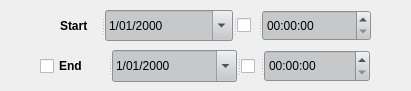
   <widget class="QFrame" name="temporalFrame">
    <property name="geometry">
     <rect>
      <x>390</x>
      <y>450</y>
      <width>411</width>
      <height>91</height>
     </rect>
    </property>
    <property name="frameShape">
     <enum>QFrame::NoFrame</enum>
    </property>
    <property name="frameShadow">
     <enum>QFrame::Raised</enum>
    </property>
    <widget class="QSplitter" name="splitter_2">
     <property name="geometry">
      <rect>
       <x>40</x>
       <y>50</y>
       <width>330</width>
       <height>32</height>
      </rect>
     </property>
     <property name="orientation">
      <enum>Qt::Horizontal</enum>
     </property>
     <property name="childrenCollapsible">
      <bool>false</bool>
     </property>
     <widget class="QCheckBox" name="endDateCheck">
      <property name="font">
       <font>
        <weight>75</weight>
        <bold>true</bold>
       </font>
      </property>
      <property name="text">
       <string>End</string>
      </property>
     </widget>
     <widget class="QDateEdit" name="endDate">
      <property name="palette">
       <palette>
        <active>
         <colorrole role="Button">
          <brush brushstyle="SolidPattern">
           <color alpha="255">
            <red>239</red>
            <green>240</green>
            <blue>241</blue>
           </color>
          </brush>
         </colorrole>
         <colorrole role="Light">
          <brush brushstyle="SolidPattern">
           <color alpha="255">
            <red>255</red>
            <green>255</green>
            <blue>255</blue>
           </color>
          </brush>
         </colorrole>
         <colorrole role="Midlight">
          <brush brushstyle="SolidPattern">
           <color alpha="255">
            <red>247</red>
            <green>247</green>
            <blue>248</blue>
           </color>
          </brush>
         </colorrole>
         <colorrole role="Mid">
          <brush brushstyle="SolidPattern">
           <color alpha="255">
            <red>199</red>
            <green>200</green>
            <blue>201</blue>
           </color>
          </brush>
         </colorrole>
         <colorrole role="BrightText">
          <brush brushstyle="SolidPattern">
           <color alpha="255">
            <red>255</red>
            <green>255</green>
            <blue>255</blue>
           </color>
          </brush>
         </colorrole>
         <colorrole role="Base">
          <brush brushstyle="SolidPattern">
           <color alpha="255">
            <red>252</red>
            <green>252</green>
            <blue>252</blue>
           </color>
          </brush>
         </colorrole>
         <colorrole role="Window">
          <brush brushstyle="SolidPattern">
           <color alpha="255">
            <red>239</red>
            <green>240</green>
            <blue>241</blue>
           </color>
          </brush>
         </colorrole>
         <colorrole role="HighlightedText">
          <brush brushstyle="SolidPattern">
           <color alpha="255">
            <red>239</red>
            <green>240</green>
            <blue>241</blue>
           </color>
          </brush>
         </colorrole>
         <colorrole role="AlternateBase">
          <brush brushstyle="SolidPattern">
           <color alpha="255">
            <red>239</red>
            <green>240</green>
            <blue>241</blue>
           </color>
          </brush>
         </colorrole>
         <colorrole role="NoRole">
          <brush brushstyle="SolidPattern">
           <color alpha="255">
            <red>0</red>
            <green>0</green>
            <blue>0</blue>
           </color>
          </brush>
         </colorrole>
        </active>
        <inactive>
         <colorrole role="Button">
          <brush brushstyle="SolidPattern">
           <color alpha="255">
            <red>199</red>
            <green>200</green>
            <blue>201</blue>
           </color>
          </brush>
         </colorrole>
         <colorrole role="Light">
          <brush brushstyle="SolidPattern">
           <color alpha="255">
            <red>199</red>
            <green>200</green>
            <blue>201</blue>
           </color>
          </brush>
         </colorrole>
         <colorrole role="Midlight">
          <brush brushstyle="SolidPattern">
           <color alpha="255">
            <red>199</red>
            <green>200</green>
            <blue>201</blue>
           </color>
          </brush>
         </colorrole>
         <colorrole role="Mid">
          <brush brushstyle="SolidPattern">
           <color alpha="255">
            <red>199</red>
            <green>200</green>
            <blue>201</blue>
           </color>
          </brush>
         </colorrole>
         <colorrole role="BrightText">
          <brush brushstyle="SolidPattern">
           <color alpha="255">
            <red>199</red>
            <green>200</green>
            <blue>201</blue>
           </color>
          </brush>
         </colorrole>
         <colorrole role="Base">
          <brush brushstyle="SolidPattern">
           <color alpha="255">
            <red>199</red>
            <green>200</green>
            <blue>201</blue>
           </color>
          </brush>
         </colorrole>
         <colorrole role="Window">
          <brush brushstyle="SolidPattern">
           <color alpha="255">
            <red>199</red>
            <green>200</green>
            <blue>201</blue>
           </color>
          </brush>
         </colorrole>
         <colorrole role="HighlightedText">
          <brush brushstyle="SolidPattern">
           <color alpha="255">
            <red>199</red>
            <green>200</green>
            <blue>201</blue>
           </color>
          </brush>
         </colorrole>
         <colorrole role="AlternateBase">
          <brush brushstyle="SolidPattern">
           <color alpha="255">
            <red>199</red>
            <green>200</green>
            <blue>201</blue>
           </color>
          </brush>
         </colorrole>
         <colorrole role="NoRole">
          <brush brushstyle="SolidPattern">
           <color alpha="255">
            <red>199</red>
            <green>200</green>
            <blue>201</blue>
           </color>
          </brush>
         </colorrole>
        </inactive>
        <disabled>
         <colorrole role="Button">
          <brush brushstyle="SolidPattern">
           <color alpha="255">
            <red>199</red>
            <green>200</green>
            <blue>201</blue>
           </color>
          </brush>
         </colorrole>
         <colorrole role="Light">
          <brush brushstyle="SolidPattern">
           <color alpha="255">
            <red>199</red>
            <green>200</green>
            <blue>201</blue>
           </color>
          </brush>
         </colorrole>
         <colorrole role="Midlight">
          <brush brushstyle="SolidPattern">
           <color alpha="255">
            <red>199</red>
            <green>200</green>
            <blue>201</blue>
           </color>
          </brush>
         </colorrole>
         <colorrole role="Mid">
          <brush brushstyle="SolidPattern">
           <color alpha="255">
            <red>199</red>
            <green>200</green>
            <blue>201</blue>
           </color>
          </brush>
         </colorrole>
         <colorrole role="BrightText">
          <brush brushstyle="SolidPattern">
           <color alpha="255">
            <red>199</red>
            <green>200</green>
            <blue>201</blue>
           </color>
          </brush>
         </colorrole>
         <colorrole role="Base">
          <brush brushstyle="SolidPattern">
           <color alpha="255">
            <red>203</red>
            <green>203</green>
            <blue>203</blue>
           </color>
          </brush>
         </colorrole>
         <colorrole role="Window">
          <brush brushstyle="SolidPattern">
           <color alpha="255">
            <red>199</red>
            <green>200</green>
            <blue>201</blue>
           </color>
          </brush>
         </colorrole>
         <colorrole role="HighlightedText">
          <brush brushstyle="SolidPattern">
           <color alpha="255">
            <red>199</red>
            <green>200</green>
            <blue>201</blue>
           </color>
          </brush>
         </colorrole>
         <colorrole role="AlternateBase">
          <brush brushstyle="SolidPattern">
           <color alpha="255">
            <red>199</red>
            <green>200</green>
            <blue>201</blue>
           </color>
          </brush>
         </colorrole>
         <colorrole role="NoRole">
          <brush brushstyle="SolidPattern">
           <color alpha="255">
            <red>199</red>
            <green>200</green>
            <blue>201</blue>
           </color>
          </brush>
         </colorrole>
        </disabled>
       </palette>
      </property>
      <property name="displayFormat">
       <string>d/MM/yyyy</string>
      </property>
      <property name="calendarPopup">
       <bool>true</bool>
      </property>
     </widget>
     <widget class="QCheckBox" name="endTimeCheck">
      <property name="text">
       <string/>
      </property>
     </widget>
     <widget class="QTimeEdit" name="endTime">
      <property name="palette">
       <palette>
        <active>
         <colorrole role="Button">
          <brush brushstyle="SolidPattern">
           <color alpha="255">
            <red>239</red>
            <green>240</green>
            <blue>241</blue>
           </color>
          </brush>
         </colorrole>
         <colorrole role="Light">
          <brush brushstyle="SolidPattern">
           <color alpha="255">
            <red>255</red>
            <green>255</green>
            <blue>255</blue>
           </color>
          </brush>
         </colorrole>
         <colorrole role="Midlight">
          <brush brushstyle="SolidPattern">
           <color alpha="255">
            <red>247</red>
            <green>247</green>
            <blue>248</blue>
           </color>
          </brush>
         </colorrole>
         <colorrole role="Mid">
          <brush brushstyle="SolidPattern">
           <color alpha="255">
            <red>199</red>
            <green>200</green>
            <blue>201</blue>
           </color>
          </brush>
         </colorrole>
         <colorrole role="BrightText">
          <brush brushstyle="SolidPattern">
           <color alpha="255">
            <red>255</red>
            <green>255</green>
            <blue>255</blue>
           </color>
          </brush>
         </colorrole>
         <colorrole role="Base">
          <brush brushstyle="SolidPattern">
           <color alpha="255">
            <red>252</red>
            <green>252</green>
            <blue>252</blue>
           </color>
          </brush>
         </colorrole>
         <colorrole role="Window">
          <brush brushstyle="SolidPattern">
           <color alpha="255">
            <red>239</red>
            <green>240</green>
            <blue>241</blue>
           </color>
          </brush>
         </colorrole>
         <colorrole role="HighlightedText">
          <brush brushstyle="SolidPattern">
           <color alpha="255">
            <red>239</red>
            <green>240</green>
            <blue>241</blue>
           </color>
          </brush>
         </colorrole>
         <colorrole role="AlternateBase">
          <brush brushstyle="SolidPattern">
           <color alpha="255">
            <red>239</red>
            <green>240</green>
            <blue>241</blue>
           </color>
          </brush>
         </colorrole>
         <colorrole role="NoRole">
          <brush brushstyle="SolidPattern">
           <color alpha="255">
            <red>0</red>
            <green>0</green>
            <blue>0</blue>
           </color>
          </brush>
         </colorrole>
        </active>
        <inactive>
         <colorrole role="Button">
          <brush brushstyle="SolidPattern">
           <color alpha="255">
            <red>199</red>
            <green>200</green>
            <blue>201</blue>
           </color>
          </brush>
         </colorrole>
         <colorrole role="Light">
          <brush brushstyle="SolidPattern">
           <color alpha="255">
            <red>199</red>
            <green>200</green>
            <blue>201</blue>
           </color>
          </brush>
         </colorrole>
         <colorrole role="Midlight">
          <brush brushstyle="SolidPattern">
           <color alpha="255">
            <red>199</red>
            <green>200</green>
            <blue>201</blue>
           </color>
          </brush>
         </colorrole>
         <colorrole role="Mid">
          <brush brushstyle="SolidPattern">
           <color alpha="255">
            <red>199</red>
            <green>200</green>
            <blue>201</blue>
           </color>
          </brush>
         </colorrole>
         <colorrole role="BrightText">
          <brush brushstyle="SolidPattern">
           <color alpha="255">
            <red>199</red>
            <green>200</green>
            <blue>201</blue>
           </color>
          </brush>
         </colorrole>
         <colorrole role="Base">
          <brush brushstyle="SolidPattern">
           <color alpha="255">
            <red>199</red>
            <green>200</green>
            <blue>201</blue>
           </color>
          </brush>
         </colorrole>
         <colorrole role="Window">
          <brush brushstyle="SolidPattern">
           <color alpha="255">
            <red>199</red>
            <green>200</green>
            <blue>201</blue>
           </color>
          </brush>
         </colorrole>
         <colorrole role="HighlightedText">
          <brush brushstyle="SolidPattern">
           <color alpha="255">
            <red>199</red>
            <green>200</green>
            <blue>201</blue>
           </color>
          </brush>
         </colorrole>
         <colorrole role="AlternateBase">
          <brush brushstyle="SolidPattern">
           <color alpha="255">
            <red>199</red>
            <green>200</green>
            <blue>201</blue>
           </color>
          </brush>
         </colorrole>
         <colorrole role="NoRole">
          <brush brushstyle="SolidPattern">
           <color alpha="255">
            <red>199</red>
            <green>200</green>
            <blue>201</blue>
           </color>
          </brush>
         </colorrole>
        </inactive>
        <disabled>
         <colorrole role="Button">
          <brush brushstyle="SolidPattern">
           <color alpha="255">
            <red>199</red>
            <green>200</green>
            <blue>201</blue>
           </color>
          </brush>
         </colorrole>
         <colorrole role="Light">
          <brush brushstyle="SolidPattern">
           <color alpha="255">
            <red>199</red>
            <green>200</green>
            <blue>201</blue>
           </color>
          </brush>
         </colorrole>
         <colorrole role="Midlight">
          <brush brushstyle="SolidPattern">
           <color alpha="255">
            <red>199</red>
            <green>200</green>
            <blue>201</blue>
           </color>
          </brush>
         </colorrole>
         <colorrole role="Mid">
          <brush brushstyle="SolidPattern">
           <color alpha="255">
            <red>199</red>
            <green>200</green>
            <blue>201</blue>
           </color>
          </brush>
         </colorrole>
         <colorrole role="BrightText">
          <brush brushstyle="SolidPattern">
           <color alpha="255">
            <red>199</red>
            <green>200</green>
            <blue>201</blue>
           </color>
          </brush>
         </colorrole>
         <colorrole role="Base">
          <brush brushstyle="SolidPattern">
           <color alpha="255">
            <red>203</red>
            <green>203</green>
            <blue>203</blue>
           </color>
          </brush>
         </colorrole>
         <colorrole role="Window">
          <brush brushstyle="SolidPattern">
           <color alpha="255">
            <red>199</red>
            <green>200</green>
            <blue>201</blue>
           </color>
          </brush>
         </colorrole>
         <colorrole role="HighlightedText">
          <brush brushstyle="SolidPattern">
           <color alpha="255">
            <red>199</red>
            <green>200</green>
            <blue>201</blue>
           </color>
          </brush>
         </colorrole>
         <colorrole role="AlternateBase">
          <brush brushstyle="SolidPattern">
           <color alpha="255">
            <red>199</red>
            <green>200</green>
            <blue>201</blue>
           </color>
          </brush>
         </colorrole>
         <colorrole role="NoRole">
          <brush brushstyle="SolidPattern">
           <color alpha="255">
            <red>199</red>
            <green>200</green>
            <blue>201</blue>
           </color>
          </brush>
         </colorrole>
        </disabled>
       </palette>
      </property>
      <property name="calendarPopup">
       <bool>true</bool>
      </property>
     </widget>
    </widget>
    <widget class="QSplitter" name="splitter">
     <property name="geometry">
      <rect>
       <x>60</x>
       <y>10</y>
       <width>311</width>
       <height>31</height>
      </rect>
     </property>
     <property name="orientation">
      <enum>Qt::Horizontal</enum>
     </property>
     <property name="childrenCollapsible">
      <bool>false</bool>
     </property>
     <widget class="QLabel" name="label">
      <property name="font">
       <font>
        <weight>75</weight>
        <bold>true</bold>
       </font>
      </property>
      <property name="text">
       <string>Start</string>
      </property>
     </widget>
     <widget class="QDateEdit" name="startDate">
      <property name="palette">
       <palette>
        <active>
         <colorrole role="Button">
          <brush brushstyle="SolidPattern">
           <color alpha="255">
            <red>239</red>
            <green>240</green>
            <blue>241</blue>
           </color>
          </brush>
         </colorrole>
         <colorrole role="Light">
          <brush brushstyle="SolidPattern">
           <color alpha="255">
            <red>255</red>
            <green>255</green>
            <blue>255</blue>
           </color>
          </brush>
         </colorrole>
         <colorrole role="Midlight">
          <brush brushstyle="SolidPattern">
           <color alpha="255">
            <red>247</red>
            <green>247</green>
            <blue>248</blue>
           </color>
          </brush>
         </colorrole>
         <colorrole role="Mid">
          <brush brushstyle="SolidPattern">
           <color alpha="255">
            <red>199</red>
            <green>200</green>
            <blue>201</blue>
           </color>
          </brush>
         </colorrole>
         <colorrole role="BrightText">
          <brush brushstyle="SolidPattern">
           <color alpha="255">
            <red>255</red>
            <green>255</green>
            <blue>255</blue>
           </color>
          </brush>
         </colorrole>
         <colorrole role="Base">
          <brush brushstyle="SolidPattern">
           <color alpha="255">
            <red>252</red>
            <green>252</green>
            <blue>252</blue>
           </color>
          </brush>
         </colorrole>
         <colorrole role="Window">
          <brush brushstyle="SolidPattern">
           <color alpha="255">
            <red>239</red>
            <green>240</green>
            <blue>241</blue>
           </color>
          </brush>
         </colorrole>
         <colorrole role="HighlightedText">
          <brush brushstyle="SolidPattern">
           <color alpha="255">
            <red>239</red>
            <green>240</green>
            <blue>241</blue>
           </color>
          </brush>
         </colorrole>
         <colorrole role="AlternateBase">
          <brush brushstyle="SolidPattern">
           <color alpha="255">
            <red>239</red>
            <green>240</green>
            <blue>241</blue>
           </color>
          </brush>
         </colorrole>
         <colorrole role="NoRole">
          <brush brushstyle="SolidPattern">
           <color alpha="255">
            <red>0</red>
            <green>0</green>
            <blue>0</blue>
           </color>
          </brush>
         </colorrole>
        </active>
        <inactive>
         <colorrole role="Button">
          <brush brushstyle="SolidPattern">
           <color alpha="255">
            <red>199</red>
            <green>200</green>
            <blue>201</blue>
           </color>
          </brush>
         </colorrole>
         <colorrole role="Light">
          <brush brushstyle="SolidPattern">
           <color alpha="255">
            <red>199</red>
            <green>200</green>
            <blue>201</blue>
           </color>
          </brush>
         </colorrole>
         <colorrole role="Midlight">
          <brush brushstyle="SolidPattern">
           <color alpha="255">
            <red>199</red>
            <green>200</green>
            <blue>201</blue>
           </color>
          </brush>
         </colorrole>
         <colorrole role="Mid">
          <brush brushstyle="SolidPattern">
           <color alpha="255">
            <red>199</red>
            <green>200</green>
            <blue>201</blue>
           </color>
          </brush>
         </colorrole>
         <colorrole role="BrightText">
          <brush brushstyle="SolidPattern">
           <color alpha="255">
            <red>199</red>
            <green>200</green>
            <blue>201</blue>
           </color>
          </brush>
         </colorrole>
         <colorrole role="Base">
          <brush brushstyle="SolidPattern">
           <color alpha="255">
            <red>199</red>
            <green>200</green>
            <blue>201</blue>
           </color>
          </brush>
         </colorrole>
         <colorrole role="Window">
          <brush brushstyle="SolidPattern">
           <color alpha="255">
            <red>199</red>
            <green>200</green>
            <blue>201</blue>
           </color>
          </brush>
         </colorrole>
         <colorrole role="HighlightedText">
          <brush brushstyle="SolidPattern">
           <color alpha="255">
            <red>199</red>
            <green>200</green>
            <blue>201</blue>
           </color>
          </brush>
         </colorrole>
         <colorrole role="AlternateBase">
          <brush brushstyle="SolidPattern">
           <color alpha="255">
            <red>199</red>
            <green>200</green>
            <blue>201</blue>
           </color>
          </brush>
         </colorrole>
         <colorrole role="NoRole">
          <brush brushstyle="SolidPattern">
           <color alpha="255">
            <red>199</red>
            <green>200</green>
            <blue>201</blue>
           </color>
          </brush>
         </colorrole>
        </inactive>
        <disabled>
         <colorrole role="Button">
          <brush brushstyle="SolidPattern">
           <color alpha="255">
            <red>199</red>
            <green>200</green>
            <blue>201</blue>
           </color>
          </brush>
         </colorrole>
         <colorrole role="Light">
          <brush brushstyle="SolidPattern">
           <color alpha="255">
            <red>199</red>
            <green>200</green>
            <blue>201</blue>
           </color>
          </brush>
         </colorrole>
         <colorrole role="Midlight">
          <brush brushstyle="SolidPattern">
           <color alpha="255">
            <red>199</red>
            <green>200</green>
            <blue>201</blue>
           </color>
          </brush>
         </colorrole>
         <colorrole role="Mid">
          <brush brushstyle="SolidPattern">
           <color alpha="255">
            <red>199</red>
            <green>200</green>
            <blue>201</blue>
           </color>
          </brush>
         </colorrole>
         <colorrole role="BrightText">
          <brush brushstyle="SolidPattern">
           <color alpha="255">
            <red>199</red>
            <green>200</green>
            <blue>201</blue>
           </color>
          </brush>
         </colorrole>
         <colorrole role="Base">
          <brush brushstyle="SolidPattern">
           <color alpha="255">
            <red>203</red>
            <green>203</green>
            <blue>203</blue>
           </color>
          </brush>
         </colorrole>
         <colorrole role="Window">
          <brush brushstyle="SolidPattern">
           <color alpha="255">
            <red>199</red>
            <green>200</green>
            <blue>201</blue>
           </color>
          </brush>
         </colorrole>
         <colorrole role="HighlightedText">
          <brush brushstyle="SolidPattern">
           <color alpha="255">
            <red>199</red>
            <green>200</green>
            <blue>201</blue>
           </color>
          </brush>
         </colorrole>
         <colorrole role="AlternateBase">
          <brush brushstyle="SolidPattern">
           <color alpha="255">
            <red>199</red>
            <green>200</green>
            <blue>201</blue>
           </color>
          </brush>
         </colorrole>
         <colorrole role="NoRole">
          <brush brushstyle="SolidPattern">
           <color alpha="255">
            <red>199</red>
            <green>200</green>
            <blue>201</blue>
           </color>
          </brush>
         </colorrole>
        </disabled>
       </palette>
      </property>
      <property name="displayFormat">
       <string>d/MM/yyyy</string>
      </property>
      <property name="calendarPopup">
       <bool>true</bool>
      </property>
     </widget>
     <widget class="QCheckBox" name="startTimeCheck">
      <property name="text">
       <string/>
      </property>
     </widget>
     <widget class="QTimeEdit" name="startTime">
      <property name="palette">
       <palette>
        <active>
         <colorrole role="Button">
          <brush brushstyle="SolidPattern">
           <color alpha="255">
            <red>239</red>
            <green>240</green>
            <blue>241</blue>
           </color>
          </brush>
         </colorrole>
         <colorrole role="Light">
          <brush brushstyle="SolidPattern">
           <color alpha="255">
            <red>255</red>
            <green>255</green>
            <blue>255</blue>
           </color>
          </brush>
         </colorrole>
         <colorrole role="Midlight">
          <brush brushstyle="SolidPattern">
           <color alpha="255">
            <red>247</red>
            <green>247</green>
            <blue>248</blue>
           </color>
          </brush>
         </colorrole>
         <colorrole role="Mid">
          <brush brushstyle="SolidPattern">
           <color alpha="255">
            <red>199</red>
            <green>200</green>
            <blue>201</blue>
           </color>
          </brush>
         </colorrole>
         <colorrole role="BrightText">
          <brush brushstyle="SolidPattern">
           <color alpha="255">
            <red>255</red>
            <green>255</green>
            <blue>255</blue>
           </color>
          </brush>
         </colorrole>
         <colorrole role="Base">
          <brush brushstyle="SolidPattern">
           <color alpha="255">
            <red>252</red>
            <green>252</green>
            <blue>252</blue>
           </color>
          </brush>
         </colorrole>
         <colorrole role="Window">
          <brush brushstyle="SolidPattern">
           <color alpha="255">
            <red>239</red>
            <green>240</green>
            <blue>241</blue>
           </color>
          </brush>
         </colorrole>
         <colorrole role="HighlightedText">
          <brush brushstyle="SolidPattern">
           <color alpha="255">
            <red>239</red>
            <green>240</green>
            <blue>241</blue>
           </color>
          </brush>
         </colorrole>
         <colorrole role="AlternateBase">
          <brush brushstyle="SolidPattern">
           <color alpha="255">
            <red>239</red>
            <green>240</green>
            <blue>241</blue>
           </color>
          </brush>
         </colorrole>
         <colorrole role="NoRole">
          <brush brushstyle="SolidPattern">
           <color alpha="255">
            <red>0</red>
            <green>0</green>
            <blue>0</blue>
           </color>
          </brush>
         </colorrole>
        </active>
        <inactive>
         <colorrole role="Button">
          <brush brushstyle="SolidPattern">
           <color alpha="255">
            <red>199</red>
            <green>200</green>
            <blue>201</blue>
           </color>
          </brush>
         </colorrole>
         <colorrole role="Light">
          <brush brushstyle="SolidPattern">
           <color alpha="255">
            <red>199</red>
            <green>200</green>
            <blue>201</blue>
           </color>
          </brush>
         </colorrole>
         <colorrole role="Midlight">
          <brush brushstyle="SolidPattern">
           <color alpha="255">
            <red>199</red>
            <green>200</green>
            <blue>201</blue>
           </color>
          </brush>
         </colorrole>
         <colorrole role="Mid">
          <brush brushstyle="SolidPattern">
           <color alpha="255">
            <red>199</red>
            <green>200</green>
            <blue>201</blue>
           </color>
          </brush>
         </colorrole>
         <colorrole role="BrightText">
          <brush brushstyle="SolidPattern">
           <color alpha="255">
            <red>199</red>
            <green>200</green>
            <blue>201</blue>
           </color>
          </brush>
         </colorrole>
         <colorrole role="Base">
          <brush brushstyle="SolidPattern">
           <color alpha="255">
            <red>199</red>
            <green>200</green>
            <blue>201</blue>
           </color>
          </brush>
         </colorrole>
         <colorrole role="Window">
          <brush brushstyle="SolidPattern">
           <color alpha="255">
            <red>199</red>
            <green>200</green>
            <blue>201</blue>
           </color>
          </brush>
         </colorrole>
         <colorrole role="HighlightedText">
          <brush brushstyle="SolidPattern">
           <color alpha="255">
            <red>199</red>
            <green>200</green>
            <blue>201</blue>
           </color>
          </brush>
         </colorrole>
         <colorrole role="AlternateBase">
          <brush brushstyle="SolidPattern">
           <color alpha="255">
            <red>199</red>
            <green>200</green>
            <blue>201</blue>
           </color>
          </brush>
         </colorrole>
         <colorrole role="NoRole">
          <brush brushstyle="SolidPattern">
           <color alpha="255">
            <red>199</red>
            <green>200</green>
            <blue>201</blue>
           </color>
          </brush>
         </colorrole>
        </inactive>
        <disabled>
         <colorrole role="Button">
          <brush brushstyle="SolidPattern">
           <color alpha="255">
            <red>199</red>
            <green>200</green>
            <blue>201</blue>
           </color>
          </brush>
         </colorrole>
         <colorrole role="Light">
          <brush brushstyle="SolidPattern">
           <color alpha="255">
            <red>199</red>
            <green>200</green>
            <blue>201</blue>
           </color>
          </brush>
         </colorrole>
         <colorrole role="Midlight">
          <brush brushstyle="SolidPattern">
           <color alpha="255">
            <red>199</red>
            <green>200</green>
            <blue>201</blue>
           </color>
          </brush>
         </colorrole>
         <colorrole role="Mid">
          <brush brushstyle="SolidPattern">
           <color alpha="255">
            <red>199</red>
            <green>200</green>
            <blue>201</blue>
           </color>
          </brush>
         </colorrole>
         <colorrole role="BrightText">
          <brush brushstyle="SolidPattern">
           <color alpha="255">
            <red>199</red>
            <green>200</green>
            <blue>201</blue>
           </color>
          </brush>
         </colorrole>
         <colorrole role="Base">
          <brush brushstyle="SolidPattern">
           <color alpha="255">
            <red>203</red>
            <green>203</green>
            <blue>203</blue>
           </color>
          </brush>
         </colorrole>
         <colorrole role="Window">
          <brush brushstyle="SolidPattern">
           <color alpha="255">
            <red>199</red>
            <green>200</green>
            <blue>201</blue>
           </color>
          </brush>
         </colorrole>
         <colorrole role="HighlightedText">
          <brush brushstyle="SolidPattern">
           <color alpha="255">
            <red>199</red>
            <green>200</green>
            <blue>201</blue>
           </color>
          </brush>
         </colorrole>
         <colorrole role="AlternateBase">
          <brush brushstyle="SolidPattern">
           <color alpha="255">
            <red>199</red>
            <green>200</green>
            <blue>201</blue>
           </color>
          </brush>
         </colorrole>
         <colorrole role="NoRole">
          <brush brushstyle="SolidPattern">
           <color alpha="255">
            <red>199</red>
            <green>200</green>
            <blue>201</blue>
           </color>
          </brush>
         </colorrole>
        </disabled>
       </palette>
      </property>
      <property name="calendarPopup">
       <bool>true</bool>
      </property>
     </widget>
    </widget>
   </widget>
